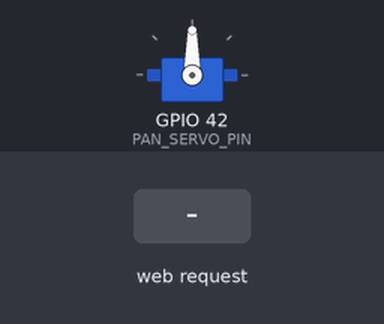
The sketch below on a simulated ESP32. Shown: servo. Inputs (shaded band) come from the test bench. WiFi joins after 1.5 s; servers stay silent unless stated; what the sketch prints to the serial monitor is not drawn.

Above: at 3.2 s.
3.3 s: HTTP request GET /pan received
At 4.3 s:
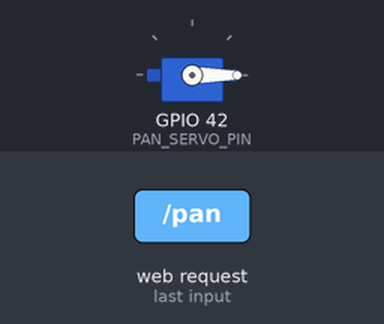
4.8 s: HTTP request GET /pan?angle=120 received
At 5.4 s:
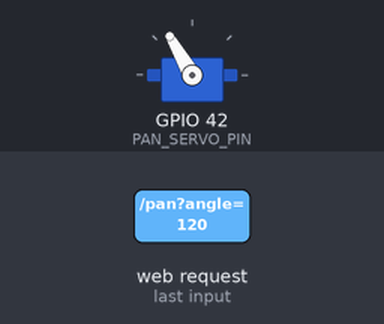
6.3 s: HTTP request GET /pan?angle=0 received
At 6.6 s:
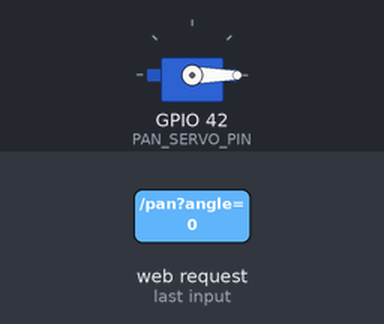
Timing chart, 0 to 9.3 s (numbered marks = the images above; inputs shaded):
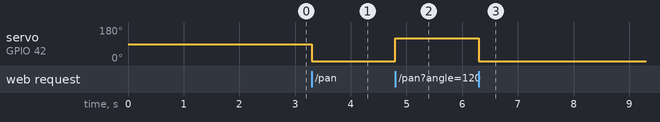

Measured:
- after the input at 3.3 s, servo on GPIO 42 (PAN_SERVO_PIN): 90° → 0° at once
- after the input at 4.8 s, servo on GPIO 42 (PAN_SERVO_PIN): 0° → 120° at once
- after the input at 6.3 s, servo on GPIO 42 (PAN_SERVO_PIN): 120° → 0° at once

The sketch:

13_WiFi_Connection.ino
```cpp
#include <WiFi.h>
#include <WebServer.h>
#include <ESP32Servo.h>
#include "webpage.h"  // Web page content

// ===== Wi-Fi =====
// Only 2.4 GHz is supported
const char* WIFI_SSID = "Your WiFi name";
const char* WIFI_PASS = "Your WiFi password";

// ===== Pins =====
// Pan-tilt servo; mounted so 0° points right and 180° points left
#define PAN_SERVO_PIN 42  // Pan-tilt servo

const int trigPin = 13;  // Ultrasonic trigger
const int echoPin = 12;  // Ultrasonic echo

WebServer server(80);  // Web server on port 80
Servo panServo;
int panAngle = 90;     // Current pan-tilt angle, centers on power on

// This lesson uses only the servo and ultrasonic module, no motors

void setup() {
  Serial.begin(115200);
  delay(500);

  // Ultrasonic
  pinMode(trigPin, OUTPUT);
  pinMode(echoPin, INPUT);

  // Pan-tilt servo
  ESP32PWM::allocateTimer(0);
  panServo.setPeriodHertz(50);
  panServo.attach(PAN_SERVO_PIN, 500, 2500);
  panServo.write(90);

  // Station mode connects to the router
  Serial.print("Connecting to ");
  Serial.println(WIFI_SSID);
  WiFi.mode(WIFI_STA);
  WiFi.begin(WIFI_SSID, WIFI_PASS);

  // Block until connected successfully
  while (WiFi.status() != WL_CONNECTED) {
    delay(500);
    Serial.print(".");
  }
  Serial.println();
  Serial.println("WiFi connected");
  Serial.print("Board IP: ");
  Serial.println(WiFi.localIP());   // Open this address in a phone browser

  // Web page routes
  server.on("/", []() {
    server.send_P(200, "text/html; charset=utf-8", index_html);
  });

  server.on("/pan", []() {
    int a = server.arg("angle").toInt();
    a = constrain(a, 0, 180);   // Limit to 0-180
    panAngle = a;
    panServo.write(a);
    server.send(200, "text/plain", String(a));  // Return the current angle
  });

  server.on("/distance", []() {
    server.send(200, "text/plain", String(getDistance()));
  });

  server.begin();
  Serial.println("Web server started, open the above IP in a phone browser");
}

void loop() {
  server.handleClient();  // Must be called continuously
}

// Distance measurement
int getDistance() {
  long duration;
  int distance;

  digitalWrite(trigPin, LOW);
  delayMicroseconds(2);
  digitalWrite(trigPin, HIGH);
  delayMicroseconds(10);
  digitalWrite(trigPin, LOW);

  // 25 ms timeout to avoid blocking when there is no echo
  duration = pulseIn(echoPin, HIGH, 25000);
  distance = duration * 0.034 / 2;

  if (distance < 2 || distance > 300) {
    distance = 0;
  }
  return distance;
}
```

webpage.h
```cpp
#ifndef WEBPAGE_H
#define WEBPAGE_H

// Web page content is stored separately

const char index_html[] PROGMEM = R"rawliteral(
<!DOCTYPE html><html><head>
<meta charset="utf-8">
<meta name="viewport" content="width=device-width,initial-scale=1">
<title>Mini Tracked Tank V4.0 - Wi-Fi Connection</title>
<style>
body{font-family:-apple-system,"Microsoft YaHei",sans-serif;text-align:center;background:#f2f3f5;margin:0;padding:16px}
.card{background:#fff;border-radius:14px;padding:16px;max-width:420px;margin:0 auto}
h2{margin:4px 0 16px;font-size:20px}
button{height:56px;font-size:17px;border:none;border-radius:12px;color:#fff;background:#3f51b5;margin:4px;cursor:pointer}
.row button{width:30%}
.wide{width:100%;background:#009688;margin-top:16px}
p{font-size:17px;margin:12px 0}
b{color:#e53935;font-size:22px}
</style></head><body>
<div class="card">
<h2>Mini Tracked Tank V4.0</h2>
<p>Pan angle: <b id="a">90</b> °</p>
<div class="row">
<button onclick="pan(180)">Left 180°</button>
<button onclick="pan(90)">Center 90°</button>
<button onclick="pan(0)">Right 0°</button>
</div>
<button class="wide" onclick="readD()">Measure Distance</button>
<p>Front distance: <b id="d">--</b> cm</p>
</div>
<script>
function pan(v){
  fetch('/pan?angle='+v).then(r=>r.text()).then(t=>document.getElementById('a').innerText=t);
}
function readD(){
  document.getElementById('d').innerText='...';
  fetch('/distance').then(r=>r.text()).then(t=>document.getElementById('d').innerText=t);
}
</script>
</body></html>
)rawliteral";

#endif
```
